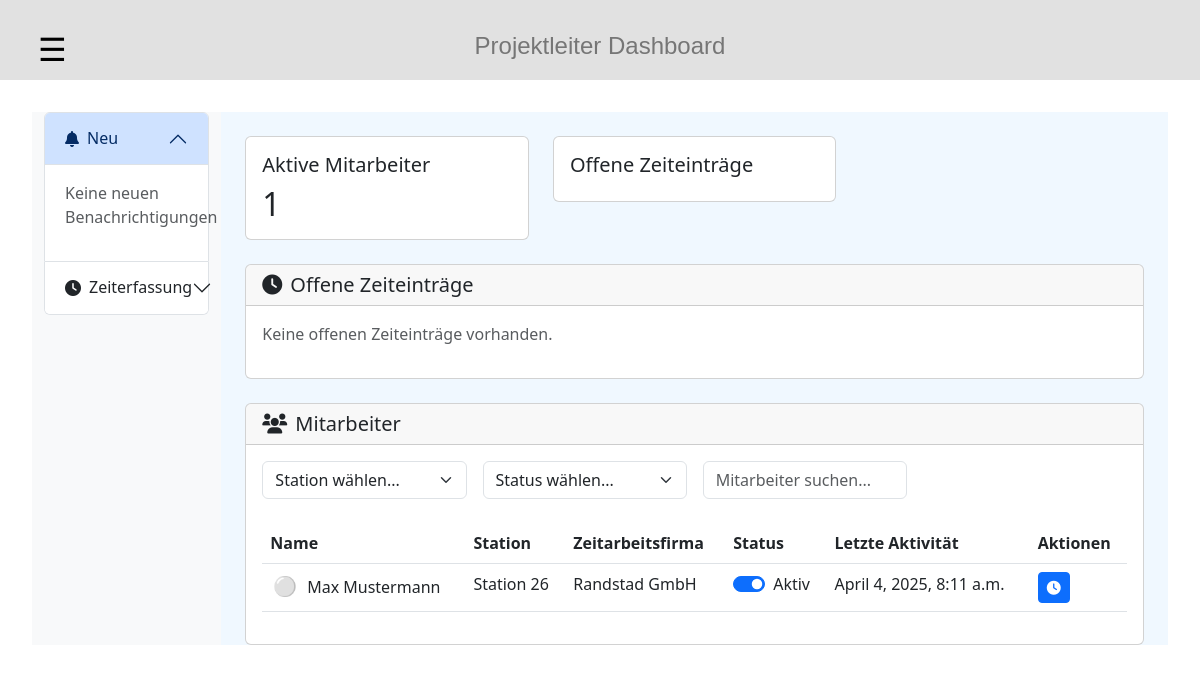
Page /dashboard/admin/project_manager_dashboard (signed in) on the committed database.
### time_tracking/models.py (models this page shows, shortened)
class CustomUser(AbstractUser):
    USER_TYPES = (
        ('ADMIN', 'Administrator'),
        ('PROJECT_MANAGER', 'Projektleiter'),
        ('TEMP_WORKER', 'Zeitarbeitskraft'),
    )
    user_type = models.CharField(max_length=20, choices=USER_TYPES)
    station = models.ForeignKey(Station, on_delete=models.SET_NULL, null=True, blank=True)
    zeitarbeitsfirma = models.ForeignKey(Zeitarbeitsfirma, on_delete=models.SET_NULL, null=True, blank=True)
    project_manager = models.ForeignKey('self', on_delete=models.SET_NULL, null=True, blank=True,
                                        limit_choices_to={'user_type': 'PROJECT_MANAGER'})

class Station(models.Model):
    name = models.CharField(max_length=255)
    location = models.CharField(max_length=255)

class Zeitarbeitsfirma(models.Model):
    name = models.CharField(max_length=255)
    address = models.CharField(max_length=255)
    contact_person = models.CharField(max_length=255)

### time_tracking/views.py (the view)
# urls.py: path('dashboard/admin/project_manager_dashboard', views.ProjectManagerDashboard.as_view(), name='project-manager-dashboard'),
class ProjectManagerDashboard(UserPassesTestMixin, ListView):
    model = TimeEntry
    template_name = 'time_tracking/admin/project_manager_dashboard/project_manager_dashboard.html'
    context_object_name = 'time_entries'
    paginate_by = 10
    ordering = ['-timestamp']
    def test_func(self):
        return is_project_manager(self.request.user)
    def get_queryset(self):
        return TimeEntry.objects.filter(
            user__project_manager=self.request.user
        ).select_related('user')
    def get_context_data(self, **kwargs):
        context = super().get_context_data(**kwargs)
        context['workers'] = CustomUser.objects.filter(
            project_manager=self.request.user,
            user_type='TEMP_WORKER'
        )
        context['active_workers_count'] = context['workers'].filter(is_active=True).count()
        context['pending_entries'] = TimeEntry.objects.filter(
            user__project_manager=self.request.user,
            approval_status='PENDING'  # Changed from status to approval_status
        ).select_related('user').order_by('-timestamp')
        context['notifications'] = Notification.objects.filter(
            user=self.request.user,
            read=False
        ).order_by('-created_at')
        return context

### time_tracking/views.py (called while the page is built)
def is_project_manager(user):
    return user.user_type == 'PROJECT_MANAGER'

### time_tracking/templates/time_tracking/admin/project_manager_dashboard/project_manager_dashboard.html (shortened to what this page needs)
{% extends "time_tracking/base/project_manager_base.html" %}
{% load static %}
{% block content %}
<div class="container-fluid" style="background-color: aliceblue;">
    <div class="row">
        <div class="col-md-3 col-lg-2 d-md-block bg-light sidebar">
            <div class="accordion" id="pmAccordion">
                <div class="accordion-item">
                    <h2 class="accordion-header">
                        <button class="accordion-button" type="button" data-bs-toggle="collapse" data-bs-target="#notificationsCollapse">
                            <i class="fas fa-bell me-2"></i>Neu
                        </button>
                    </h2>
                    <div id="notificationsCollapse" class="accordion-collapse collapse show">
                        <div class="accordion-body">
                            {% if notifications %}
                            <div class="list-group">
                                {% for notification in notifications %}
                                <div class="list-group-item">
                                    <div class="d-flex w-100 justify-content-between">
                                        <h6 class="mb-1">{{ notification.title }}</h6>
                                        <small>{{ notification.created_at|timesince }}</small>
                                    </div>
                                    <p class="mb-1">{{ notification.message }}</p>
                                    <div class="mt-2">
                                        <button class="btn btn-success btn-sm approve-entry"
                                                data-entry-id="{{ notification.entry.id }}">
                                            Bestätigen
                                        </button>
                                        <button class="btn btn-danger btn-sm reject-entry"
                                                data-entry-id="{{ notification.entry.id }}">
                                            Ablehnen
                                        </button>
                                    </div>
                                </div>
                                {% endfor %}
                            </div>
                            {% else %}
                            <p class="text-muted">Keine neuen Benachrichtigungen</p>
                            {% endif %}
                        </div>
                    </div>
                </div>
                <div class="accordion-item">
                    <h2 class="accordion-header">
                        <button class="accordion-button collapsed" type="button" data-bs-toggle="collapse" data-bs-target="#timetrackingCollapse">
                            <i class="fas fa-clock me-2"></i>Zeiterfassung
                        </button>
                    </h2>
                </div>
            </div>
        </div>
        <div class="col-md-9 col-lg-10 ms-sm-auto px-md-4">
            <div class="row mt-4">
                <div class="col-md-4">
                    <div class="card">
                        <div class="card-body">
                            <h5 class="card-title">Aktive Mitarbeiter</h5>
                            <p class="card-text h2" id="activeWorkersCount">{{ active_workers_count }}</p>
                        </div>
                    </div>
                </div>
                <div class="col-md-4">
                    <div class="card">
                        <div class="card-body">
                            <h5 class="card-title">Offene Zeiteinträge</h5>
                        </div>
                    </div>
                </div>
            </div>
            <div class="row mt-4" id="pending">
                <div class="col-12">
                    <div class="card">
                        <div class="card-header">
                            <h5 class="card-title mb-0">
                                <i class="fas fa-clock me-2"></i>Offene Zeiteinträge
                            </h5>
                        </div>
                        <div class="card-body">
                            {% regroup pending_entries by user as user_entries %}
                            {% for user_group in user_entries %}
                            <div class="mb-4">
                                <h6>{{ user_group.grouper.get_full_name }}</h6>
                                <div class="table-responsive">
                                    <table class="table">
                                        <thead>
                                            <tr>
                                                <th>Datum</th>
                                                <th>Art</th>
                                                <th>Zeit</th>
                                                <th>Notiz</th>
                                                <th>Aktionen</th>
                                            </tr>
                                        </thead>
                                        <tbody>
                                            {% for entry in user_group.list %}
                                            <tr>
                                                <td>{{ entry.timestamp|date:"d.m.Y" }}</td>
                                                <td>{{ entry.get_entry_type_display }}</td>
                                                <td>{{ entry.timestamp|time:"H:i" }}</td>
                                                <td>{{ entry.note|default:"-" }}</td>
                                                <td>
                                                    <button class="btn btn-success btn-sm approve-entry"
                                                            data-entry-id="{{ entry.id }}">
                                                        <i class="fas fa-check"></i>
                                                    </button>
                                                    <button class="btn btn-danger btn-sm reject-entry"
                                                            data-entry-id="{{ entry.id }}">
                                                        <i class="fas fa-times"></i>
                                                    </button>
                                                </td>
                                            </tr>
                                            {% endfor %}
                                        </tbody>
                                    </table>
                                </div>
                            </div>
                            {% empty %}
                            <p class="text-muted">Keine offenen Zeiteinträge vorhanden.</p>
                            {% endfor %}
                        </div>
                    </div>
                </div>
            </div>
            <div class="row mt-4" id="workers">
                <div class="col-12">
                    <div class="card">
                        <div class="card-header d-flex justify-content-between align-items-center">
                            <h5 class="card-title mb-0">
                                <i class="fas fa-users me-2"></i>Mitarbeiter
                            </h5>
                        </div>
                        <div class="card-body">
                            <form id="filterForm" class="row g-3 mb-4">
                                <div class="col-md-3">
                                    <select class="form-select" id="stationFilter">
                                        <option value="">Station wählen...</option>
                                    </select>
                                </div>
                                <div class="col-md-3">
                                    <select class="form-select" id="statusFilter">
                                        <option value="">Status wählen...</option>
                                    </select>
                                </div>
                                <div class="col-md-3">
                                    <input type="text" class="form-control" id="searchInput"
                                           placeholder="Mitarbeiter suchen...">
                                </div>
                            </form>
                            <div class="table-responsive">
                                <table class="table table-hover">
                                    <thead>
                                        <tr>
                                            <th>Name</th>
                                            <th>Station</th>
                                            <th>Zeitarbeitsfirma</th>
                                            <th>Status</th>
                                            <th>Letzte Aktivität</th>
                                            <th>Aktionen</th>
                                        </tr>
                                    </thead>
                                    <tbody>
                                        {% for worker in workers %}
                                        <tr class="worker-row" data-worker-id="{{ worker.id }}">
                                            <td>
                                                <div class="d-flex align-items-center">
                                                    <span class="status-indicator me-2"
                                                         id="status-{{ worker.id}}"
                                                         data-bs-toggle="tooltip"
                                                         title="Offline">⚪</span>
                                                    {{worker.get_full_name}}
                                                </div>
                                            </td>
                                            <td>{{ worker.station.name }}</td>
                                            <td>{{ worker.zeitarbeitsfirma.name }}</td>
                                            <td>
                                                <div class="form-check form-switch">
                                                    <input class="form-check-input worker-status"
                                                           type="checkbox"
                                                           data-worker-id="{{ worker.id }}"
                                                           {% if worker.is_active %}checked{% endif %}>
                                                    <label class="form-check-label">
                                                        {% if worker.is_active %}Aktiv{% else %}Inaktiv{% endif %}
                                                    </label>
                                                </div>
                                            </td>
                                            <td>{{ worker.last_login|default:"-" }}</td>
                                            <td>
                                                <button class="btn btn-sm btn-primary view-log"
                                                        data-worker-id="{{ worker.id }}"
                                                        data-bs-toggle="modal"
                                                        data-bs-target="#activityLogModal">
                                                    <i class="fas fa-clock"></i>
                                                </button>
                                            </td>
                                        </tr>
                                        {% endfor %}
                                    </tbody>
                                </table>
                            </div>
                        </div>
                    </div>
                </div>
            </div>
        </div>
    </div>
</div>
{% endblock %}

### time_tracking/static/time_tracking/css/project_manager_dashboard.css (style rules this page uses)
:root { --header-bg: rgb(225, 225, 225); --header-height: 5em; --title-color: rgb(118, 118, 118); --menu-overlay-bg: rgba(0, 0, 0, 0.5); --menu-content-bg: rgba(255, 255, 255, 0.95); --menu-text-color: #333; --menu-hover-color: #007bff; }
.status-indicator { font-size: 1.2em; cursor: help; display: inline-flex; align-items: center; justify-content: center; width: 1.5em; height: 1.5em; }

### time_tracking/templates/time_tracking/admin/project_manager_dashboard/project_manager_dashboard.html (style rules this page uses)
.status-indicator { font-size: 1.2em; cursor: help; }

### rows in the picture
CustomUser: get_full_name "Max Mustermann", station.name "Station 26", zeitarbeitsfirma.name "Randstad GmbH", is_active "☑", shows "Aktiv", last_login "April 4, 2025, 8:11 a.m."

### other values in the picture
{{ active_workers_count }} "1"
